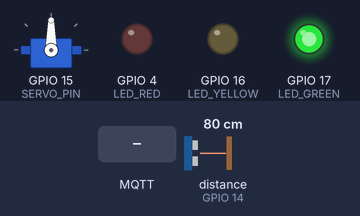
A program run on a simulated ESP32. Parts: servo, output pins drawn as LEDs (lit = HIGH). Wiring (from diagram.json): ultrasonic range finder: trigger GPIO 12; echo GPIO 14. The test bench sets the inputs (shaded band); at power-on: distance to the obstacle (sensor on GPIO 14) 80 cm. The echo pulse lasts 58.3 µs per cm; WiFi joins after 1.5 s; servers stay silent unless stated; random numbers use the default seed unless the program sets one; no MQTT or app messages arrive unless stated; pins used as bus, display or sensor lines are not drawn; what the program prints to the serial monitor is not drawn.

Above: at 3.7 s.
3.8 s: MQTT message "green_wave" arrives on the first subscribed topic
6.5 s: distance to the obstacle (sensor on GPIO 14) set to 12 cm
8.0 s: distance to the obstacle (sensor on GPIO 14) set to 9 cm
At 8.4 s:
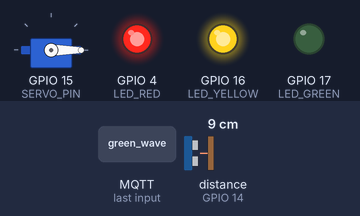
9.5 s: MQTT message "1" arrives on the first subscribed topic
At 10.7 s:
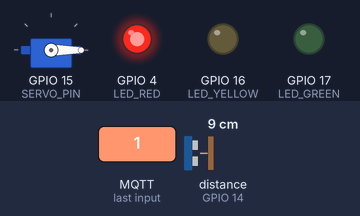
11.0 s: MQTT message "on" arrives on the first subscribed topic
Timing chart, 0 to 13.5 s (numbered marks = the images above; inputs shaded):
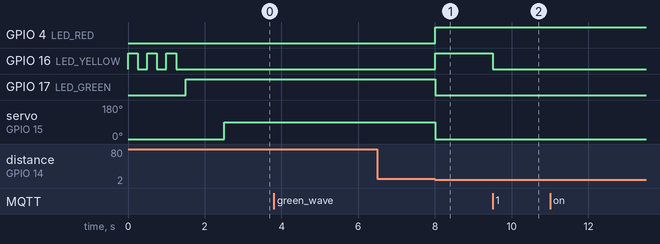

The program:

main.cpp
```cpp
#include <Arduino.h>
#include <WiFi.h>
#include <PubSubClient.h>
#include <ESP32Servo.h>

// --- HARDWARE PINS ---
const int LED_GREEN = 17;
const int LED_YELLOW = 16;
const int LED_RED = 4;
const int TRIG_PIN = 12;
const int ECHO_PIN = 14;
const int SERVO_PIN = 15;

// --- NETWORK & MQTT CONFIGURATION ---
const char* ssid = "Wokwi-GUEST";
const char* password = "";
const char* mqtt_server = "100.107.9.36";

const char* topic_control = "city/ems/trafficlight1/cmd";
const char* topic_status = "city/ems/trafficlight1/status";

WiFiClient espClient;
PubSubClient client(espClient);
Servo gateServo;

String cloudCommand = "Red"; // Default fallback state

// --- FINITE STATE MACHINE (FSM) DEFINITION ---
// Using FSM to ensure clean separation of concerns and deterministic behavior
enum IntersectionState {
  NORMAL_GREEN,
  NORMAL_RED,
  GREEN_WAVE,
  PEDESTRIAN_BLOCK
};

IntersectionState currentState = NORMAL_GREEN;

// --- NON-BLOCKING TIMERS ---
unsigned long lastMqttPublishTime = 0;
unsigned long lastTrafficLightChangeTime = 0;
unsigned long lastReconnectAttempt = 0; // Timer aggiunto per la riconnessione sicura

// --- MQTT CALLBACK ---
void callback(char* topic, byte* payload, unsigned int length) {
  String message = "";
  for (int i = 0; i < length; i++) {
    message += (char)payload[i];
  }
  Serial.print("[MQTT] Cloud command received: ");
  Serial.println(message);

  cloudCommand = message;
}

void setup() {
  Serial.begin(115200);

  // Pin Configuration
  pinMode(LED_RED, OUTPUT);
  pinMode(LED_YELLOW, OUTPUT);
  pinMode(LED_GREEN, OUTPUT);
  pinMode(TRIG_PIN, OUTPUT);
  pinMode(ECHO_PIN, INPUT);

  gateServo.attach(SERVO_PIN);
  gateServo.write(0); // Gate closed by default for safety

  // Wi-Fi Connection
  Serial.println("[Network] Connecting to Wi-Fi (Wokwi-GUEST)...");
  WiFi.begin(ssid, password);
  while (WiFi.status() != WL_CONNECTED) {
    digitalWrite(LED_YELLOW, HIGH);
    delay(250);
    digitalWrite(LED_YELLOW, LOW);
    delay(250);
    Serial.print(".");
  }

  Serial.println("\n[Network] Connected to Wi-Fi successfully!");

  // Boot-up visual feedback
  digitalWrite(LED_GREEN, HIGH);
  delay(1000);
  digitalWrite(LED_GREEN, LOW);

  // MQTT Setup
  client.setServer(mqtt_server, 1883);
  client.setCallback(callback);

  // Initialize FSM timer to ensure correct startup timing
  lastTrafficLightChangeTime = millis();
}

// RICONNESSIONE NON BLOCCANTE (Safety Resilience)
boolean reconnect() {
  Serial.print("[MQTT] Attempting connection via Tailscale...");
  String clientId = "ESP32_EdgeNode_";
  clientId += String(esp_random(), HEX);

  if (client.connect(clientId.c_str())) {
    Serial.println(" Connected!");
    client.subscribe(topic_control);
    return true;
  } else {
    Serial.print(" Failed, rc=");
    Serial.print(client.state());
    Serial.println(" - Will retry in background");
    return false;
  }
}

void loop() {
  unsigned long currentTime = millis();

  // 1. NETWORK KEEPALIVE (NON-BLOCKING)
  // Se cade la VPN, il semaforo continua a funzionare!
  if (!client.connected()) {
    if (currentTime - lastReconnectAttempt > 5000) {
      lastReconnectAttempt = currentTime;
      if (reconnect()) {
        lastReconnectAttempt = 0;
      }
    }
  } else {
    client.loop();
  }

  // 2. SENSOR PERCEPTION (Local Context)
  digitalWrite(TRIG_PIN, LOW);
  delayMicroseconds(2);
  digitalWrite(TRIG_PIN, HIGH);
  delayMicroseconds(10);
  digitalWrite(TRIG_PIN, LOW);

  // 30ms timeout prevents the ESP32 from freezing if no echo is received
  long duration = pulseIn(ECHO_PIN, HIGH, 30000);

  int distance = 0;
  if (duration > 0) {
    distance = duration * 0.034 / 2;
  }

  // Check for obstacle/pedestrian within 10 meters
  bool pedestrianDetected = (distance > 0 && distance < 10);

  // Check if backend is requesting pre-emption
  bool emergencyRequested = (cloudCommand.indexOf("green_wave") != -1);

  // 3. FSM LOGIC (The "Brain")

  // A. LOGICA DI EMERGENZA (Onda Verde attiva)
  if (emergencyRequested) {
    // Durante l'Onda Verde, il sensore pedonale agisce come SALVAVITA
    if (pedestrianDetected) {
      if (currentState != PEDESTRIAN_BLOCK) {
        Serial.println("[FSM] Green Wave ABORTED! Pedestrian on crosswalk. Engaging Safety Block.");
      }
      currentState = PEDESTRIAN_BLOCK;
    }
    // Se non ci sono pedoni, via libera all'ambulanza
    else {
      if (currentState != GREEN_WAVE) {
        Serial.println("[FSM] Green Wave Activated! Priority given to EMS.");
      }
      currentState = GREEN_WAVE;
    }
    // Mantieni aggiornato il timer per non sballare i cicli dopo l'emergenza
    lastTrafficLightChangeTime = currentTime;
  }

  // B. LOGICA DI TRAFFICO CIVILE NORMALE (Nessuna emergenza)
  else {
    // Se l'emergenza è appena finita, scatta subito il ROSSO per far defluire il traffico incrociato
    if (currentState == GREEN_WAVE || currentState == PEDESTRIAN_BLOCK) {
      Serial.println("[FSM] EMS passed. Switching to RED to allow cross-traffic.");
      currentState = NORMAL_RED;
      lastTrafficLightChangeTime = currentTime;
    }


    if (currentState == NORMAL_GREEN && (currentTime - lastTrafficLightChangeTime >= 8000)) {
      Serial.println("[FSM] Timer expired: Switching to RED.");
      currentState = NORMAL_RED;
      lastTrafficLightChangeTime = currentTime;
    }
    else if (currentState == NORMAL_RED && (currentTime - lastTrafficLightChangeTime >= 12000)) {
      Serial.println("[FSM] Timer expired: Switching to GREEN.");
      currentState = NORMAL_GREEN;
      lastTrafficLightChangeTime = currentTime;
    }
  }

  // 4. ACTUATION (The "Muscles")
  String currentLightStatus = "Red";

  switch (currentState) {

    case NORMAL_GREEN:
    case GREEN_WAVE:
      // Both states physically open the intersection
      digitalWrite(LED_RED, LOW);
      digitalWrite(LED_YELLOW, LOW);
      digitalWrite(LED_GREEN, HIGH);
      gateServo.write(90); // Open gate
      currentLightStatus = "Green";
      break;

    case NORMAL_RED:
      digitalWrite(LED_RED, HIGH);
      digitalWrite(LED_YELLOW, LOW);
      digitalWrite(LED_GREEN, LOW);
      gateServo.write(0); // Close gate
      currentLightStatus = "Red";
      break;

    case PEDESTRIAN_BLOCK:
      digitalWrite(LED_GREEN, LOW);
      // If emergency is active but a pedestrian is detected, turn on Yellow as a warning
      digitalWrite(LED_YELLOW, HIGH);
      digitalWrite(LED_RED, HIGH);
      gateServo.write(0);
      currentLightStatus = "Blocked_by_Pedestrian";
      break;
  }

  // 5. ASYNCHRONOUS MQTT PUBLISHING (Telemetry every 1 second)
  if (currentTime - lastMqttPublishTime >= 1000) {
    lastMqttPublishTime = currentTime;

    // Invia lo stato del pedone solo se effettivamente è in corso un blocco emergenziale
    String pedStatus = (currentState == PEDESTRIAN_BLOCK) ? "true" : "false";

    // JSON Payload matching the backend schema
    String payload = "{\"power_status\": \"ON\", \"Pedestrian_detected\": " + pedStatus + ", \"Light_State\": \"" + currentLightStatus + "\"}";

    client.publish(topic_status, payload.c_str());
  }
}
```

Measured:
- the behaviour switches between 11 and 10 cm on distance to the obstacle (sensor on GPIO 14) (found by bisection; images 0 and 1)
- after the input at 3.8 s, every drawn part: stays the same
- after the input at 6.5 s, every drawn part: stays the same
- after the input at 8.0 s, GPIO 4 (LED_RED), GPIO 16 (LED_YELLOW): LOW → HIGH at once; GPIO 17 (LED_GREEN): HIGH → LOW at once; servo on GPIO 15 (SERVO_PIN): 90° → 0° at once
- after the input at 9.5 s, GPIO 16 (LED_YELLOW): HIGH → LOW at once
- after the input at 11.0 s, every drawn part: stays the same
